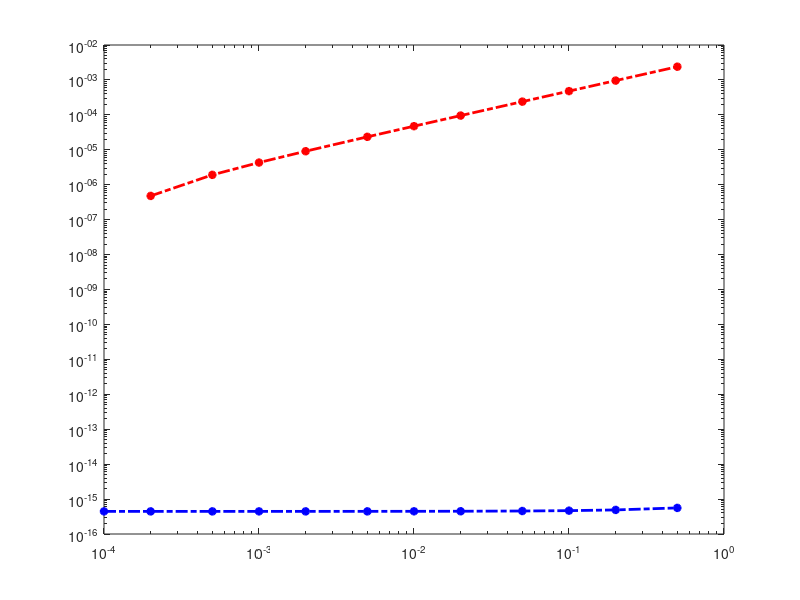

Reproduce this figure in MATLAB.
clc; clear; close all;
%% dati
LL = .1;
alpha = .1e-4;
T0 = 300;
Tx0 = @(x) T0 + 50*sin(pi*x/LL);
Tan = @(x,t) T0 + 50*sin(pi*x/LL).*exp(-pi^2/LL^2*alpha*t);

%% griglia x
dx = .01;
xx = (0:dx:LL)';
nn = length(xx);

%% ciclo per errori
dtv = [1e-4 2e-4 5e-4 1e-3 2e-3 5e-3 1e-2 2e-2 5e-2 1e-1 2e-1 5e-1];
err = zeros(size(dtv));
errcond = zeros(size(dtv));
for jjerr = 1:length(dtv)
    %% griglia t
    tend = 100;
    dt = dtv(jjerr);
    time = (0:dt:tend)';
    mm = length(time);

    %% BE
    aa = dt*alpha/dx^2;
    diag_si = -aa*ones(nn,1);
    diag_p = (1+2*aa)*ones(nn,1);
    AA = spdiags([diag_si diag_p diag_si],-1:1,nn,nn);

    % --- condizioni al contorno ---
    % dirichlet
    AA(1,1) = 1;
    AA(1,2) = 0;

    % dirichlet
    AA(end,end-1) = 0;
    AA(end,end) = 1;

    TT = Tx0(xx); Tp = TT;
    for inst = 2:mm
        bb = Tp;

        % --- condizioni al contorno ---
        % dirichlet
        bb(1) = T0;

        % dirichlet
        bb(end) = T0;

        TT = AA\bb;

        Tp = TT;
    end
    
    %% valuto errore
    errcond(jjerr) = condest(AA)/(1-condest(AA)*eps)*2*eps;
    if jjerr == 1
        TTref = TT;
    else
        err(jjerr) = norm(TTref-TT)/norm(TTref-T0);
    end
end

loglog(dtv,errcond,'b-.*','linewidth',2)
hold on
loglog(dtv,err,'r-.*','linewidth',2)
